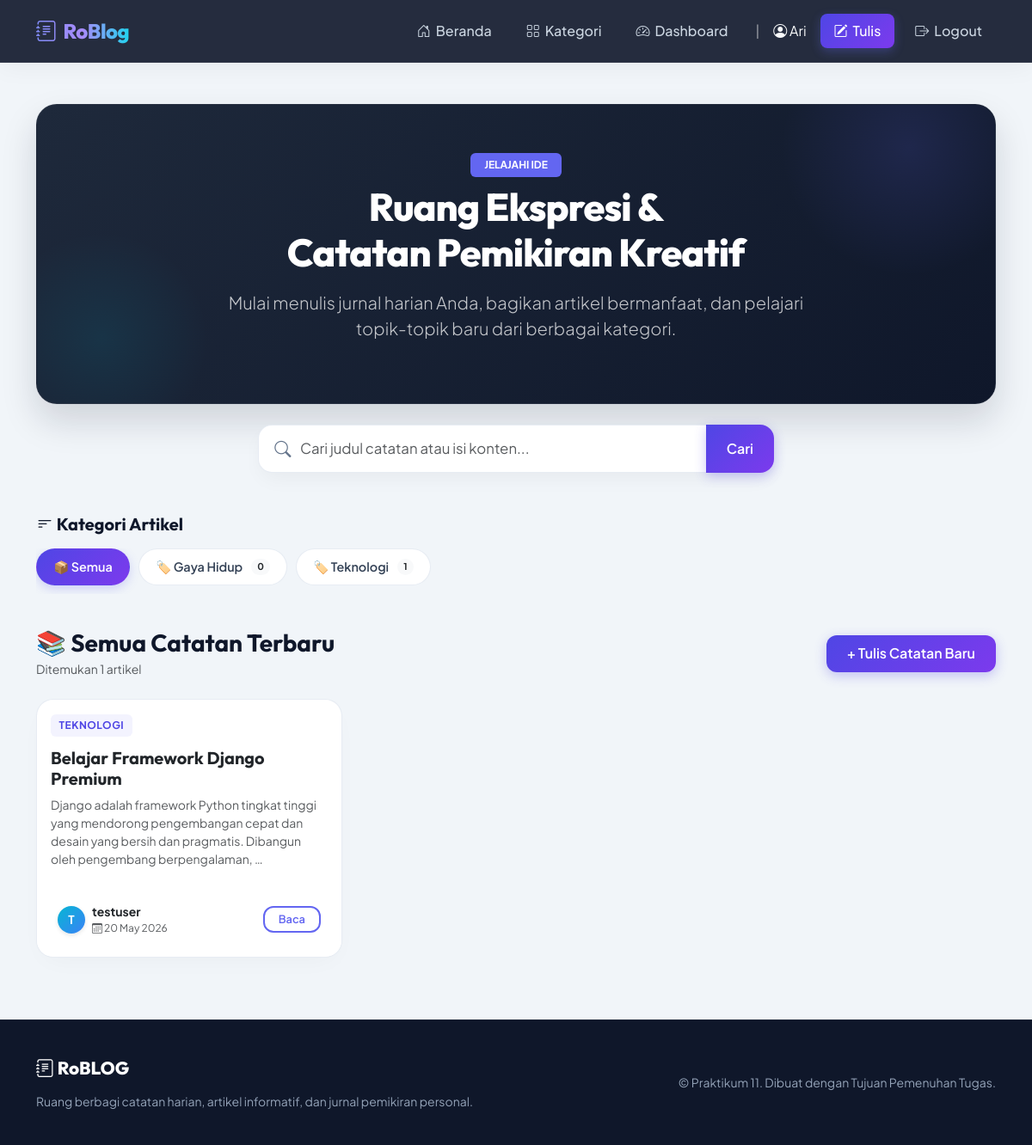
The app's page / (signed in) with its own data.
### blog/models.py (models this page shows, shortened)
class Category(models.Model):
    name = models.CharField(max_length=100, unique=True)
    slug = models.SlugField(max_length=100, unique=True, blank=True)
    description = models.TextField(blank=True, null=True)
    class Meta:
        verbose_name_plural = "Categories"

class Post(models.Model):
    title = models.CharField(max_length=200)
    content = models.TextField()
    author = models.ForeignKey(User, on_delete=models.CASCADE)
    category = models.ForeignKey(Category, on_delete=models.SET_NULL, null=True, blank=True, related_name='posts')
    created_at = models.DateTimeField(auto_now_add=True)
    updated_at = models.DateTimeField(auto_now=True)
    class Meta:
        ordering = ['-created_at']

### blog/views.py (the view)
# urls.py: path('', views.post_list, name='post-list'),
def post_list(request):
    posts = Post.objects.all().select_related('author', 'category')
    categories = Category.objects.all().annotate(post_count=Count('posts'))
    query = request.GET.get('q', '')
    if query:
        posts = posts.filter(
            Q(title__icontains=query) |
            Q(content__icontains=query)
        )
    category_slug = request.GET.get('category', '')
    active_category = None
    if category_slug:
        active_category = get_object_or_404(Category, slug=category_slug)
        posts = posts.filter(category=active_category)
    return render(request, 'blog/post_list.html', {
        'posts': posts,
        'categories': categories,
        'query': query,
        'active_category': active_category,
    })

### blog/templates/blog/post_list.html (shortened to what this page needs)
{% extends 'blog/base.html' %}
{% block content %}
<div class="hero-card text-center text-white">
    <div class="col-lg-8 mx-auto">
        <span class="badge bg-indigo mb-2 px-3 py-2 text-uppercase fw-bold" style="background-color: #6366f1;">Jelajahi Ide</span>
        <h1 class="hero-title text-white">Ruang Ekspresi & <br>Catatan Pemikiran Kreatif</h1>
        <p class="lead text-light-50 mt-3 opacity-75">
            Mulai menulis jurnal harian Anda, bagikan artikel bermanfaat, dan pelajari topik-topik baru dari berbagai kategori.
        </p>
    </div>
</div>
<div class="search-container">
    <form method="GET" action="{% url 'post-list' %}">
        <div class="position-relative">
            <i class="bi bi-search search-icon"></i>
            <input type="text" name="q" value="{{ query }}" placeholder="Cari judul catatan atau isi konten..." class="form-control search-box">
            <button type="submit" class="btn btn-premium position-absolute end-0 top-0 h-100 rounded-start-0" style="border-radius: 0 16px 16px 0;">
                Cari
            </button>
        </div>
    </form>
</div>
<div class="d-flex justify-content-between align-items-center mb-3">
    <h5 class="fw-bold m-0"><i class="bi bi-filter-left"></i> Kategori Artikel</h5>
</div>
<div class="category-scroll">
    <a href="{% url 'post-list' %}{% if query %}?q={{ query }}{% endif %}" class="pill-item {% if not active_category %}active{% endif %}">
        📦 Semua
    </a>
    {% for cat in categories %}
        <a href="{% url 'post-list' %}?category={{ cat.slug }}{% if query %}&q={{ query }}{% endif %}"
           class="pill-item {% if active_category.slug == cat.slug %}active{% endif %}">
            🏷️ {{ cat.name }} <span class="badge rounded-pill bg-light text-dark ms-1 small">{{ cat.post_count }}</span>
        </a>
    {% endfor %}
</div>
<div class="d-flex justify-content-between align-items-center mb-4">
    <div>
        <h3 class="m-0 fw-bold">
            {% if active_category %}
                Kategori: {{ active_category.name }}
            {% elif query %}
                Hasil Pencarian untuk: "{{ query }}"
            {% else %}
                📚 Semua Catatan Terbaru
            {% endif %}
        </h3>
        <p class="text-muted m-0 small mt-1">Ditemukan {{ posts|length }} artikel</p>
    </div>
    {% if user.is_authenticated %}
        <a href="{% url 'post-create' %}" class="btn btn-premium">+ Tulis Catatan Baru</a>
    {% endif %}
</div>
{% if posts %}
    <div class="row">
        {% for post in posts %}
        <div class="col-md-6 col-lg-4 mb-4">
            <div class="card card-premium h-100 d-flex flex-column justify-content-between">
                <div class="card-body">
                    {% if post.category %}
                        <span class="tag-category">{{ post.category.name }}</span>
                    {% else %}
                        <span class="tag-category" style="background: rgba(100,116,139,0.08); color: #64748b;">Umum</span>
                    {% endif %}
                    <h5 class="card-title mb-2">
                        <a href="{% url 'post-detail' post.pk %}" class="text-decoration-none text-dark hover-indigo" style="font-family: 'Outfit'; font-weight:700;">
                            {{ post.title }}
                        </a>
                    </h5>
                    <p class="card-text text-muted mb-4 small">
                        {{ post.content|truncatewords:20 }}
                    </p>
                </div>
                <div class="card-footer bg-white border-top-0 pt-0 pb-4 px-4 d-flex align-items-center justify-content-between">
                    <div class="d-flex align-items-center gap-2">
                        <div class="avatar-circle">
                            {{ post.author.username|slice:":1" }}
                        </div>
                        <div>
                            <p class="m-0 small fw-bold text-dark">{{ post.author.username }}</p>
                            <p class="m-0 small text-muted" style="font-size: 0.75rem;"><i class="bi bi-calendar3"></i> {{ post.created_at|date:"d M Y" }}</p>
                        </div>
                    </div>
                    <a href="{% url 'post-detail' post.pk %}" class="btn btn-sm btn-premium-outline px-3 py-1 text-center" style="font-size: 0.8rem;">
                        Baca
                    </a>
                </div>
            </div>
        </div>
        {% endfor %}
    </div>
{% endif %}
{% endblock %}

### blog/templates/blog/base.html (shortened to what this page needs)
<!DOCTYPE html>
<html lang="id">
<head>
    <link href="https://cdn.jsdelivr.net/npm/bootstrap@5.3.0/dist/css/bootstrap.min.css" rel="stylesheet">
    <link rel="stylesheet" href="https://cdn.jsdelivr.net/npm/bootstrap-icons@1.11.1/font/bootstrap-icons.css">
</head>
<body>
    <nav class="navbar navbar-expand-lg navbar-dark">
        <div class="container">
            <a class="navbar-brand" href="{% url 'post-list' %}">
                <i class="bi bi-journal-text text-indigo"></i>
                <span>RoBlog</span>
            </a>
            <div class="collapse navbar-collapse" id="mainNavbar">
                <ul class="navbar-nav ms-auto align-items-center gap-2 mt-3 mt-lg-0">
                    <li class="nav-item">
                        <a class="nav-link" href="{% url 'post-list' %}">
                            <i class="bi bi-house-door"></i> Beranda
                        </a>
                    </li>
                    <li class="nav-item">
                        <a class="nav-link" href="{% url 'category-list' %}">
                            <i class="bi bi-grid"></i> Kategori
                        </a>
                    </li>
                    {% if user.is_authenticated %}
                    <li class="nav-item">
                        <a class="nav-link" href="{% url 'dashboard' %}">
                            <i class="bi bi-speedometer2"></i> Dashboard
                        </a>
                    </li>
                    <span class="navbar-text text-light-50 px-2 d-none d-lg-inline">|</span>
                    <li class="nav-item">
                        <span class="navbar-text text-light me-2">
                            <i class="bi bi-person-circle"></i> {{ user.username }}
                        </span>
                    </li>
                    <li class="nav-item">
                        <a class="nav-link btn-write px-3 text-white" href="{% url 'post-create' %}">
                            <i class="bi bi-pencil-square"></i> Tulis
                        </a>
                    </li>
                    <li class="nav-item">
                        <a class="nav-link text-danger-hover" href="{% url 'logout' %}">
                            <i class="bi bi-box-arrow-right"></i> Logout
                        </a>
                    </li>
                    {% endif %}
                </ul>
            </div>
        </div>
    </nav>
    <div class="container my-5">
        {% block content %}{% endblock %}
    </div>
    <footer>
        <div class="container">
            <div class="row align-items-center">
                <div class="col-md-6 text-center text-md-start mb-3 mb-md-0">
                    <span class="footer-brand">
                        <i class="bi bi-journal-text text-indigo"></i> RoBLOG
                    </span>
                    <p class="mb-0 small text">Ruang berbagi catatan harian, artikel informatif, dan jurnal
                        pemikiran personal.</p>
                </div>
                <div class="col-md-6 text-center text-md-end">
                    <p class="mb-0 small">&copy; Praktikum 11. Dibuat dengan Tujuan Pemenuhan Tugas.</p>
                </div>
            </div>
        </div>
    </footer>
</body>
</html>

### blog/templates/blog/base.html (style rules this page uses)
:root { --primary-grad: linear-gradient(135deg, #4f46e5 0%, #7c3aed 100%); --accent-grad: linear-gradient(135deg, #06b6d4 0%, #3b82f6 100%); --navy-dark: #0f172a; --navy-slate: #1e293b; --navy-light: #f8fafc; --text-main: #334155; --text-muted: #64748b; }
body { font-family: 'Plus Jakarta Sans', sans-serif; background-color: #f1f5f9; color: var(--text-main); min-height: 100vh; display: flex; flex-direction: column; overflow-x: hidden; }
h1, h2, h3, h4, h5, h6 { font-family: 'Outfit', sans-serif; font-weight: 700; color: var(--navy-dark); }
.navbar { background: rgba(15, 23, 42, 0.9) !important; backdrop-filter: blur(12px); -webkit-backdrop-filter: blur(12px); border-bottom: 1px solid rgba(255, 255, 255, 0.08); padding: 0.8rem 0; box-shadow: 0 4px 30px rgba(0, 0, 0, 0.05); position: sticky; top: 0; z-index: 1030; transition: all 0.3s ease; }
.navbar-brand { font-family: 'Outfit', sans-serif; font-size: 1.5rem; font-weight: 800; background: linear-gradient(to right, #818cf8, #a78bfa, #22d3ee); -webkit-background-clip: text; -webkit-text-fill-color: transparent; letter-spacing: -0.5px; display: flex; align-items: center; gap: 8px; }
.nav-link { font-weight: 500; color: #cbd5e1 !important; padding: 0.5rem 1rem !important; border-radius: 8px; transition: all 0.2s ease; display: flex; align-items: center; gap: 6px; }
.nav-link.btn-write { background: var(--primary-grad); color: #ffffff !important; box-shadow: 0 4px 12px rgba(99, 102, 241, 0.3); }
.btn-premium { background: var(--primary-grad); border: none; color: white; font-weight: 600; border-radius: 12px; padding: 0.6rem 1.5rem; box-shadow: 0 4px 14px rgba(79, 70, 229, 0.3); transition: all 0.3s cubic-bezier(0.4, 0, 0.2, 1); }
.btn-premium-outline { background: transparent; border: 2px solid #6366f1; color: #6366f1; font-weight: 600; border-radius: 12px; padding: 0.5rem 1.4rem; transition: all 0.3s ease; }
.card-premium { background: #ffffff; border: 1px solid rgba(226, 232, 240, 0.8); border-radius: 20px; box-shadow: 0 10px 30px -10px rgba(0, 0, 0, 0.04); transition: all 0.3s cubic-bezier(0.4, 0, 0.2, 1); overflow: hidden; }
footer { background: var(--navy-dark); color: #94a3b8; padding: 2.5rem 0; margin-top: auto; border-top: 1px solid rgba(255, 255, 255, 0.05); }
.footer-brand { font-family: 'Outfit', sans-serif; font-size: 1.3rem; font-weight: 800; color: #ffffff; margin-bottom: 0.8rem; display: inline-block; }

### records on screen
Category: name "Gaya Hidup", post_count "0"
Category: name "Teknologi", post_count "1"
Post: category.name "TEKNOLOGI", title "Belajar Framework Django Premium", content "Django adalah framework Python tingkat tinggi yang mendorong pengembangan cepat dan desain yang bersih dan pragmatis. Dibangun oleh pengembang berpengalaman, …", author.username "T", author.username "testuser", created_at "20 May 2026"

### other values on screen
{{ user.username }} "Ari"
{{ posts|length }} "1"
